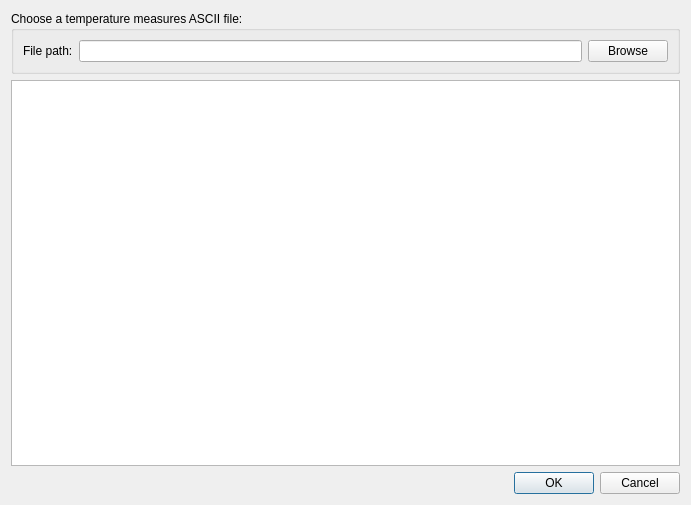
<?xml version="1.0" encoding="UTF-8"?>
<ui version="4.0">
 <class>TemperatureViewer</class>
 <widget class="QDialog" name="TemperatureViewer">
  <property name="geometry">
   <rect>
    <x>0</x>
    <y>0</y>
    <width>691</width>
    <height>505</height>
   </rect>
  </property>
  <property name="windowTitle">
   <string>Temperatures Viewer</string>
  </property>
  <layout class="QVBoxLayout" name="verticalLayout">
   <item>
    <widget class="QGroupBox" name="groupBox">
     <property name="title">
      <string>Choose a temperature measures ASCII file:</string>
     </property>
     <layout class="QHBoxLayout" name="horizontalLayout">
      <item>
       <widget class="QLabel" name="label">
        <property name="text">
         <string>File path:</string>
        </property>
       </widget>
      </item>
      <item>
       <widget class="QLineEdit" name="lineEditTempFile"/>
      </item>
      <item>
       <widget class="QPushButton" name="pushButtonBrowseTemp">
        <property name="enabled">
         <bool>true</bool>
        </property>
        <property name="text">
         <string>Browse</string>
        </property>
       </widget>
      </item>
     </layout>
    </widget>
   </item>
   <item>
    <widget class="QTableView" name="tableView"/>
   </item>
   <item>
    <widget class="QDialogButtonBox" name="buttonBox">
     <property name="orientation">
      <enum>Qt::Horizontal</enum>
     </property>
     <property name="standardButtons">
      <set>QDialogButtonBox::Cancel|QDialogButtonBox::Ok</set>
     </property>
    </widget>
   </item>
  </layout>
 </widget>
 <resources/>
 <connections>
  <connection>
   <sender>buttonBox</sender>
   <signal>accepted()</signal>
   <receiver>TemperatureViewer</receiver>
   <slot>accept()</slot>
   <hints>
    <hint type="sourcelabel">
     <x>248</x>
     <y>254</y>
    </hint>
    <hint type="destinationlabel">
     <x>157</x>
     <y>274</y>
    </hint>
   </hints>
  </connection>
  <connection>
   <sender>buttonBox</sender>
   <signal>rejected()</signal>
   <receiver>TemperatureViewer</receiver>
   <slot>reject()</slot>
   <hints>
    <hint type="sourcelabel">
     <x>316</x>
     <y>260</y>
    </hint>
    <hint type="destinationlabel">
     <x>286</x>
     <y>274</y>
    </hint>
   </hints>
  </connection>
 </connections>
</ui>
